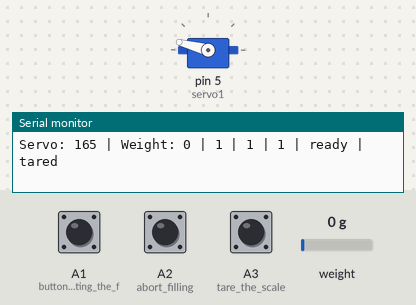
Bench run of a sketch on a simulated Arduino Uno, built with avr-gcc and run on an emulated ATmega328P. Shown: servo, the last lines printed to the serial monitor. Inputs (shaded band) come from the test bench; at power-on: A1 (button_for_starting_the_f) HIGH, weight on the scale 0 g, A2 (abort_filling) HIGH, A3 (tare_the_scale) HIGH.

Above: at 1.8 s.
1.9 s: A1 (button_for_starting_the_f) pulled LOW for 0.15 s
At 2.4 s:
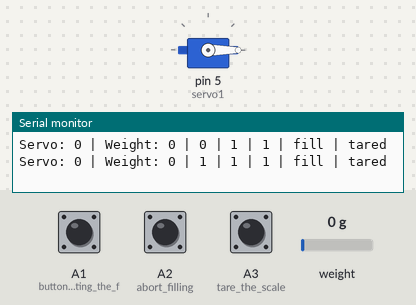
3.5 s: weight on the scale set to 4900 g
At 4.3 s:
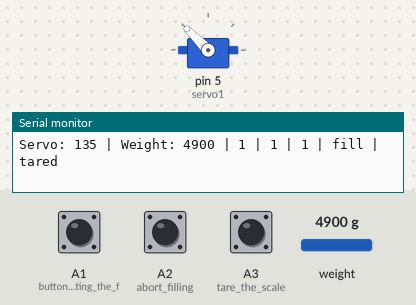
5.0 s: weight on the scale set to 100 g
At 5.6 s:
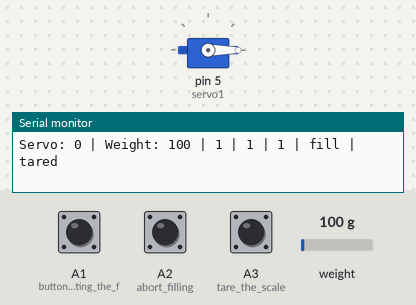
6.5 s: A2 (abort_filling) pulled LOW for 0.15 s
At 7.1 s:
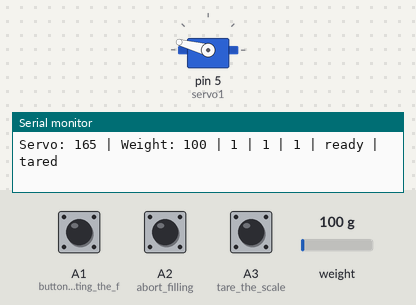
9.6 s: A1 (button_for_starting_the_f) pulled LOW for 1 s
At 10.6 s:
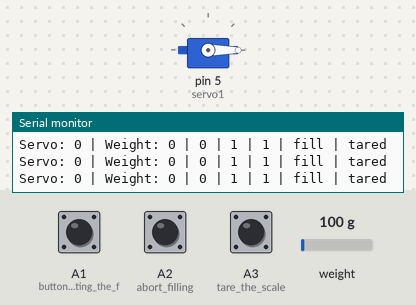
12.1 s: weight on the scale set to 4900 g
At 13.1 s:
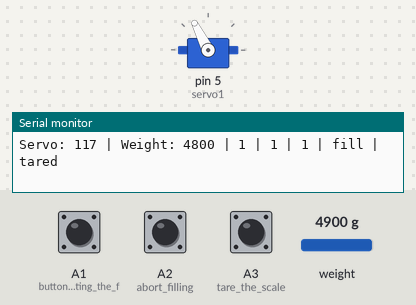
Timing chart, 0 to 14.6 s (numbered marks = the images above; inputs shaded):
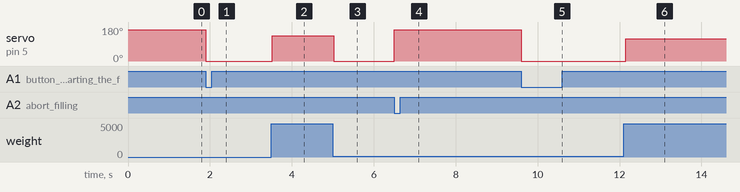

The sketch:

dispenser.ino
```cpp
/*

*/
#include <HX711_ADC.h>
#include<Servo.h>

Servo myservo;

//pins:
const int HX711_dout = 9; //mcu > HX711 dout pin
const int HX711_sck = 6; //mcu > HX711 sck pin
const int servo1 = 5; //mcu > servo PWM signal

//HX711 constructor:
HX711_ADC LoadCell(HX711_dout, HX711_sck);

long t; //for timing the serial output
boolean fill = false;
boolean newDataReady = 0;
float weight;
int closed = 165; //degrees of servo for closed pinch valve
int milliliters = 5000; //desired ammount to dispense in gramm
int slow = 800; //gramms which need to be left when valve starts to close slowly
int drip = 50; //gramm which need to be left for dripping in the exact ammount
int drip_pos = 145; //degrees of servo for dripping short before reaching final weight
boolean tared = true; //for tare checking

void setup() {
  myservo.attach(servo1, 500, 2500);
  myservo.write(closed);
  Serial.begin(57600); delay(10);
  Serial.println();
  Serial.println("Starting...");

  LoadCell.begin();
  float calibrationValue; // calibration value (see example file "Calibration.ino")
  calibrationValue = -16.55; // uncomment this if you want to set the calibration value in the sketch
  long stabilizingtime = 200; // preciscion right after power-up can be improved by adding a few seconds of stabilizing time
  boolean _tare = true; //set this to false if you don't want tare to be performed in the next step
  LoadCell.start(stabilizingtime, _tare);
  if (LoadCell.getTareTimeoutFlag()) {
    Serial.println("Timeout, check MCU>HX711 wiring and pin designations");
    while (1);
  }
  else {
    LoadCell.setCalFactor(calibrationValue); // set calibration value (float)
    Serial.println("Startup is complete");
  }
  pinMode (A1,INPUT_PULLUP); //button for starting the filling
  pinMode (A2,INPUT_PULLUP); //abort filling
  pinMode (A3,INPUT_PULLUP); //tare the scale


}


void loop() {

  const int serialPrintInterval = 200; //increase value to slow down serial print activity
  // check for new data/start next conversion:
  if (LoadCell.update()) newDataReady = true;
  if (newDataReady) weight = LoadCell.getData();

  //Read Buttons
  boolean S1 = digitalRead(A1);
  boolean S2 = digitalRead(A2);
  boolean S3 = digitalRead(A3);

 //Serial output:
     if (millis() > t + serialPrintInterval) {
      Serial.print("Servo: ");
      Serial.print(myservo.read());
      Serial.write(" | ");
      Serial.print("Weight: ");
      Serial.print(weight,0);
      Serial.write(" | ");
      Serial.print(S1);
      Serial.write(" | ");
      Serial.print(S2);
      Serial.write(" | ");
      Serial.print(S3);
      Serial.write(" | ");
      if (fill == false) Serial.print ("ready | ");
      if (fill == true) Serial.print ("fill | ");
      if (tared == false) Serial.print ("wait for taring");
      if  (tared == true) Serial.print ("tared");
      Serial.println();
      newDataReady = 0;
      t = millis();
    }

//start filling
  if (S1 == LOW && fill == false && weight < milliliters){ //cant start during filling or if last amount is still on the scale
    if (weight >= 5 || weight <= -5) { //tare only if weight is far of
      LoadCell.tareNoDelay();
      tared = false;
    }
    fill = true;
  }

//stop filling
  if (S2 == LOW) fill = false;

//tare manually, will stop filling also
  if (S3 == LOW){
    fill = false;
    LoadCell.tareNoDelay();
    tared = false;
  }

  //filling procedure
  if (fill == true) {
    if (tared == true) {
      if (milliliters-weight >= drip) myservo.write(constrain(((weight-milliliters+slow+drip)/slow*drip_pos),0,drip_pos)); //valve closes smootly
        else myservo.write(drip_pos); //dripping for exact dosing or removing foam at bottle filling
      if (weight > milliliters) fill = false; //if desires weight is reached filling is finished
    }
  }

  if (fill == false) myservo.write(closed); //close valve always if no filling is going on


 if (LoadCell.getTareStatus() == true) tared = true;  //check if taring is finished


}
```

Measured:
- after the input at 1.9 s, servo on pin 5 (servo1): 165° → 0° at once
- after the input at 3.5 s, servo on pin 5 (servo1): 0° → 135° at once
- after the input at 5.0 s, servo on pin 5 (servo1): 135° → 0° at once
- after the input at 6.5 s, servo on pin 5 (servo1): 0° → 165° at once
- after the input at 9.6 s, servo on pin 5 (servo1): 165° → 0° at once
- after the input at 12.1 s, servo on pin 5 (servo1): 0° → 117° after 0.05 s
